Frame 1 (no input): blank canvas, image omitted
Frame 60 (no input): blank canvas, image omitted
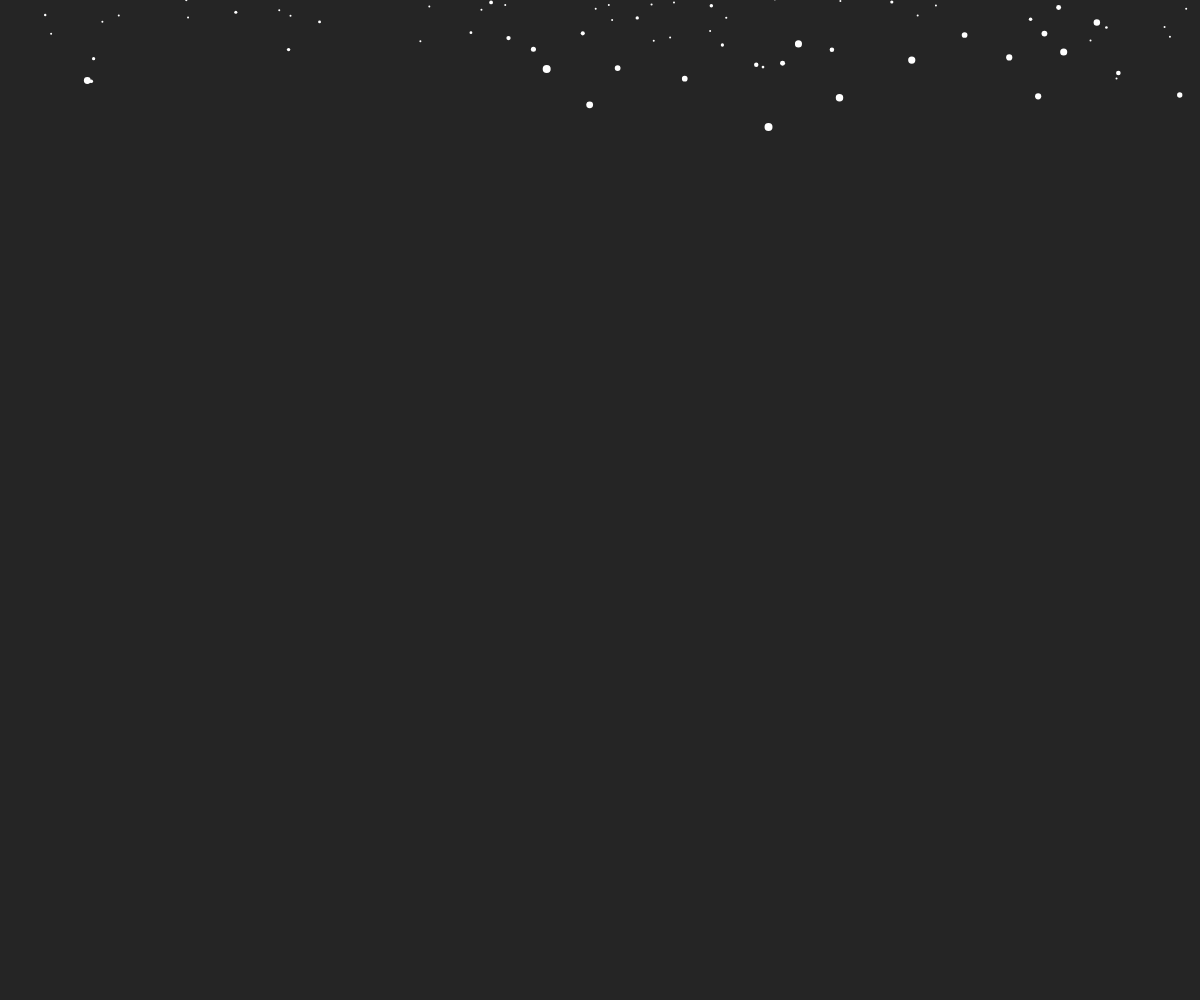
Frame 120 (the mouse pressed at the canvas centre since frame 60)

The p5.js sketch whose frames 1 and 60 were blank and that drew this single picture after the mouse press (run headless with seeded random() and noise() and a simulated clock; from frame 60 on, the mouse is pressed at the canvas centre):

// p5.js sketch
// ── sketch.js
let snow= [];
let gravity;
let wind;

function setup() {
    createCanvas(windowWidth, windowHeight);
    gravity = createVector(0, 0.01);
}

function draw() {
    background(37);

    let wx = map(mouseX, 0, width, -0.01, 0.01);
    wind = createVector(wx, 0);

    snow.push(new SnowFlake());

    for (let flake of snow) {
        flake.applyForce(gravity);
        flake.applyForce(wind);
        flake.update();
        flake.render();
    }

    for (let i = snow.length-1; i>= 0; i--) {
        if (snow[i].offScreenBottom()) {
            snow.splice(i, 1);
        }
    }
}

// ── snowflake.js
class SnowFlake {

    // Optionnal parameters, random if not set
    constructor(sx, sy) {
        // position
        let x = sx || random(0, width);
        let y = sy || random(-100, -10);
        this.pos = createVector(x, y);
        // velocity
        this.vel = createVector(0, 0);
        // acceleration
        this.acc = createVector();
        // random property for snowflake size
        this.r = getRandomSize();
        this.offset = 0;
        this.angle = random(TWO_PI);
        this.dir = (random(1) > 0.5) ? 1 : -1;
    }

    render() {
        push();
        translate(this.pos.x + this.offset, this.pos.y);
        // white color
        stroke(255);
        strokeWeight(this.r);
        point(0, 0);
        pop();
    }

    applyForce(force) {
        // Parallax Effect hack
        let f = force.copy();
        f.mult(this.r);

        // let f = force.copy();
        // f.div(this.mass);
        this.acc.add(f);
    }

    update() {

        this.offset = sin(this.angle) * this.r * 7;

        this.vel.add(this.acc);
        this.vel.limit(this.r * 0.3);

        if (this.vel.mag() < 1) {
            this.vel.normalize();
        }

        this.pos.add(this.vel);
        this.acc.mult(0);

        this.angle += this.vel.mag() / 100;

        if (this.pos.x < 0) {
            this.pos.x += width;
        }

        if (this.pos.x > width) {
            this.pos.x -= width;
        }

    }

    offScreenBottom() {
        return (this.pos.y > height);
    }

    offScreenRight() {
        return (this.pos.x > width);
    }

    offScreenLeft() {
        return (this.pos.x < 0);
    }
}

function getRandomSize() {
    let r = randomGaussian() * 4;
    return constrain(abs(r), 2, 8);
}
